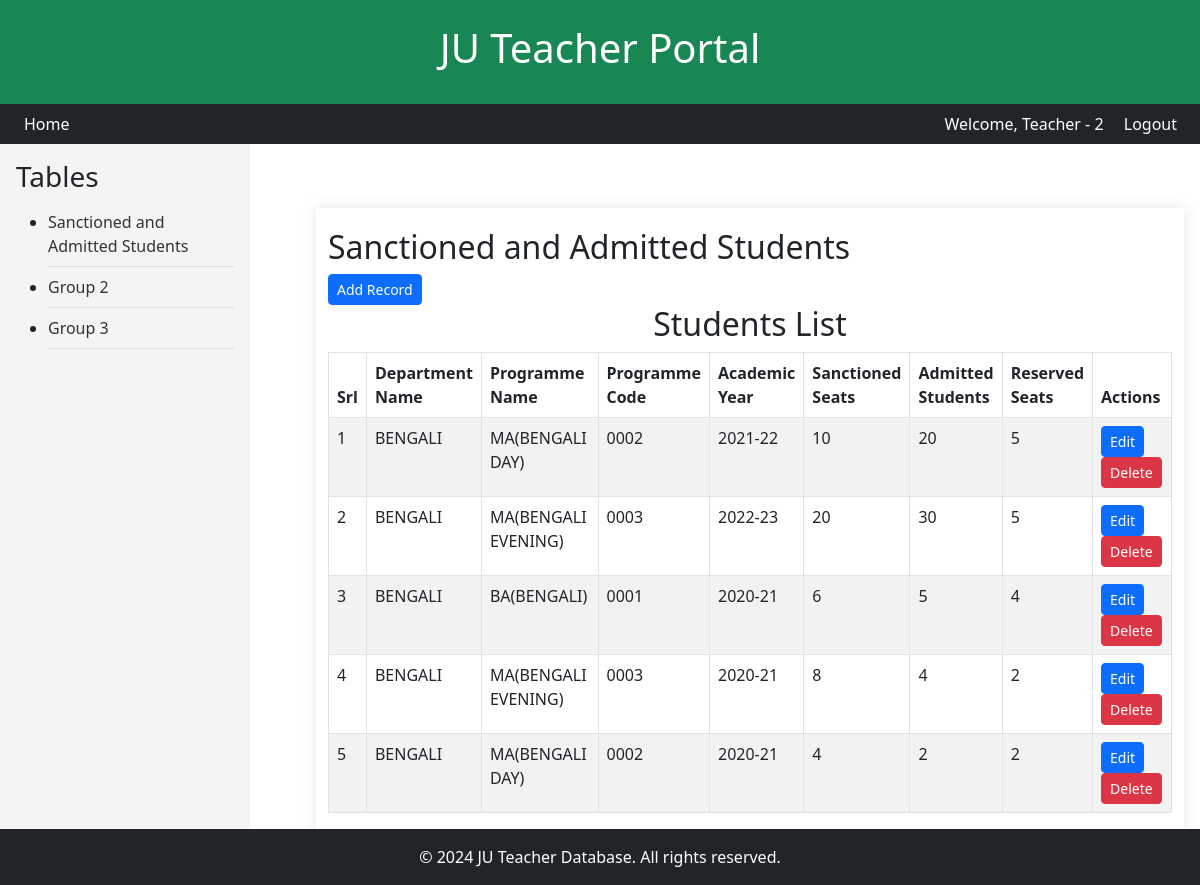
/hod/group-table/group1/ (signed in), run on an earlier commit of the app's database.
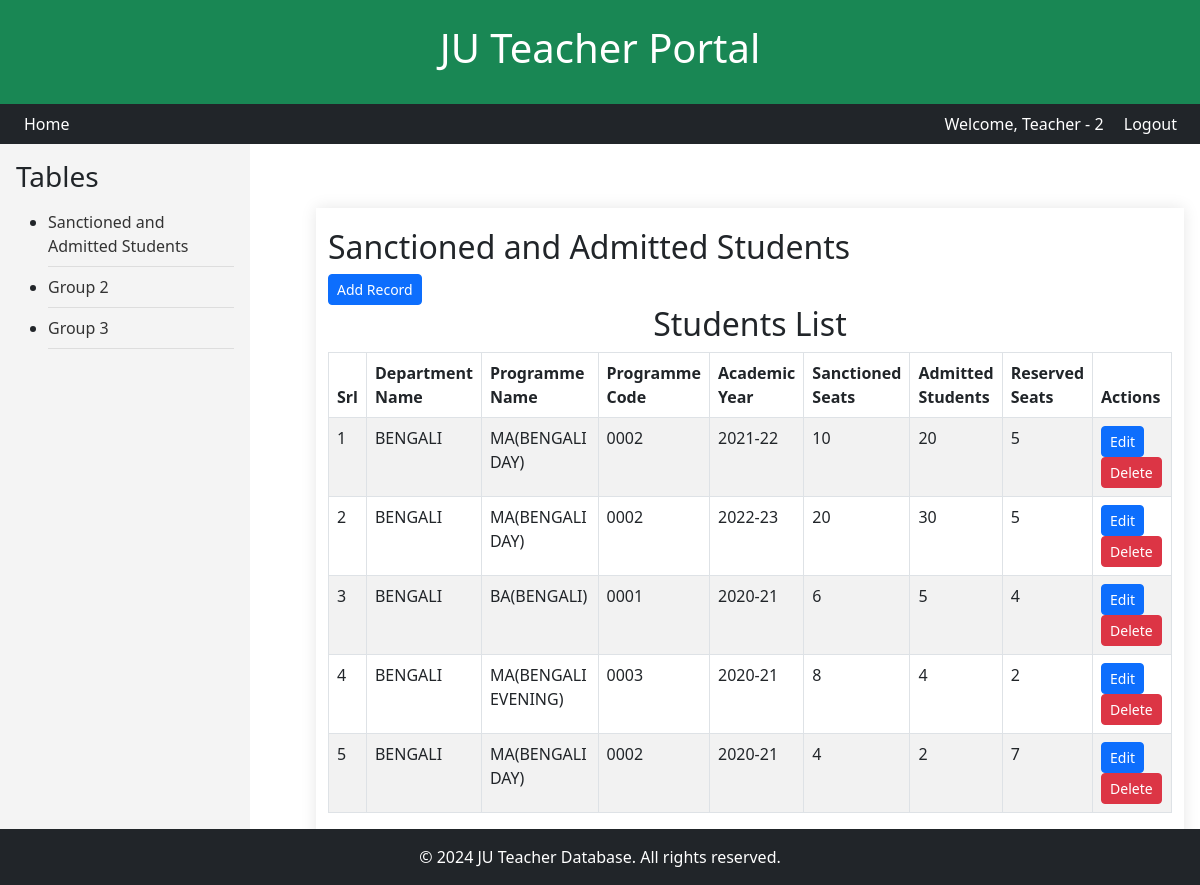
And on a later commit of the database.
### hod_group/models.py (models this page shows, shortened)
class StudentAdmitted(models.Model):
    teacher = models.ForeignKey(
        "teachers.Teacher", on_delete=models.CASCADE, null=True, blank=True,
        verbose_name="Assigned Teacher"
    )
    dept_name = models.CharField(
        max_length=100, null=True, blank=True,
        verbose_name="Department Name"
    )
    prog_name = models.ForeignKey(
        "teachers.Department", on_delete=models.CASCADE, null=True, blank=True,
        verbose_name="Programme Name"
    )
    prog_cd = models.CharField(
        max_length=20, null=True, blank=True,
        verbose_name="Programme Code"
    )
    course_name = models.CharField(
        max_length=100, null=True, blank=True,
        verbose_name="Programme/Courses Name"
    )
    acad_year = models.CharField(
        max_length=9,
        verbose_name="Academic Year",
        null=True,
        blank=True,
        validators=[
            RegexValidator(
                regex=r'^\d{4}-\d{2}$',
                message="Academic year must be in the format 'YYYY-YY', e.g., '2023-24'."
            )
        ]
    )
    sanc_seats = models.IntegerField(
        default=0, verbose_name="Number of Sanctioned Seats"
    )
    admit_seats = models.IntegerField(
        default=0, verbose_name="Number of Admitted Students"
    )
    CAST_CATG = (
        ('', 'Select Category'),
        ('cast-1', 'SC'),
        ('cast-2', 'ST'),
        ('cast-3', 'OBC-A'),
        ('cast-4', 'OBC-B'),
        ('cast-5', 'GEN'),
    )
    seats_resrv_catg = models.IntegerField(
        default=0, verbose_name="Number of Reserved Category Students"
    )
    group_id    = models.CharField(
        max_length=10,
        verbose_name="Group Table index",
        null=True,
        blank=True
    )

### teachers/models.py (models this page shows, shortened)
class Department(models.Model):
    name    =   models.CharField(max_length=100,  null=True, blank=True)
    faculty =   models.CharField(max_length=100,  null=True, blank=True)
    program =   models.CharField(max_length=200,  null=True, blank=True)
    prog_cd =   models.CharField(max_length=20,   null=True, blank=True)

### hod_group/views.py (the view)
# urls.py: path('group-table/<str:group_id>/', views.group_table_with_id, name='group_table_with_id'),
@login_required
def group_table_with_id(request, group_id):
    user = request.user
    teacher = get_object_or_404(Teacher, user=user)
    students = StudentAdmitted.objects.select_related('teacher', 'prog_name').filter(dept_name=teacher.dept_name)
    group_templates = {
        'group1': 'hod_group/group1_details.html',
        'group2': 'hod_group/group2_details.html',
        'group3': 'hod_group/group3_details.html',
    }
    template = group_templates.get(group_id)
    grp_id = next((key for key, value in group_templates.items() if value == template), None)
    request.session['grp_id'] = grp_id
    context = {'group_id': group_id, 'grp_id':grp_id, 'students':students}
    return render(request, template, context)

### teachers/templatetags/signing_tags.py (called while the page is built)
@register.filter
def sign_id(id):
    signer = Signer()
    return signer.sign(id)

### hod_group/templates/hod_group/group1_details.html (shortened to what this page needs)
{% extends 'hod_group/group_table.html' %}
{% load widget_tweaks %}
{% load signing_tags %}
{% load static %}
{% block group_table_details %}
<div class="container mt-5">
	<h2>Sanctioned and Admitted Students</h2>
    <a href="{% url 'hod_group:student_add' %}" class="btn btn-sm btn-primary">Add Record</a>
	<h2 class="text-center">Students List</h2>
    <table id="studentsTable" class="table table-striped table-bordered">
        <thead>
            <tr>
                <th>Srl</th>
                <th>Department<br> Name</th>
                <th>Programme<br> Name</th>
                <th>Programme<br> Code</th>
                <th>Academic<br> Year</th>
                <th>Sanctioned<br> Seats</th>
                <th>Admitted<br> Students</th>
                <th>Reserved<br> Seats</th>
                <th>Actions</th>
            </tr>
        </thead>
        <tbody>
            {% for student in students %}
            <tr>
                <td>{{ forloop.counter }}</td>
                <td>{{ student.prog_name.name }}</td>
                <td>{{ student.prog_name.program|default:"No Data" }}</td>
                <td>{{ student.prog_name.prog_cd }}</td>
                <td>{{ student.acad_year }}</td>
                <td>{{ student.sanc_seats }}</td>
                <td>{{ student.admit_seats }}</td>
                <td>{{ student.seats_resrv_catg }}</td>
                <td>
                    <a href="{% url 'hod_group:student_edit' signed_id=student.id|sign_id %}?data_row={{ forloop.counter }}"
					   class="btn btn-sm btn-primary">Edit
					</a>
					<a href="{% url 'hod_group:student_delete' signed_id=student.id|sign_id %}" class="btn btn-sm btn-danger">Delete</a>
                </td>
            </tr>
            {% empty %}
            <tr>
                <td colspan="9" class="text-center">No students found.</td>
            </tr>
            {% endfor %}
        </tbody>
    </table>
</div>
{% endblock %}

What changed in the data, as far as the page shows it:
changed StudentAdmitted (number 2 of 5 on the later page): prog_name.program "MA(BENGALI EVENING)" → "MA(BENGALI DAY)"; prog_name.prog_cd "0003" → "0002"
changed StudentAdmitted (number 5 of 5 on the later page): seats_resrv_catg "2" → "7"
